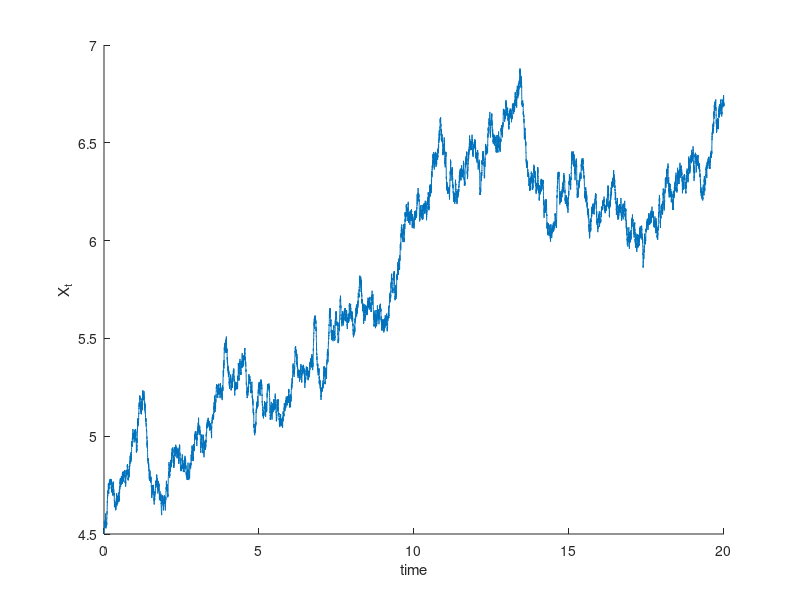

The MATLAB script that drew this image:
 %M?todo de Euler?Maruyama 
 %Generating 100 sample paths of stochastic logistic growth model 
 %dx=mudt+sigmadBW or where mu=r*x*(1-x/k), and sigma=lambda*x
 clear all 
 delta=2^(-10);              %X1=0, X2=2.6159; ,X3=6.3841
 T=20;   n=T/delta ;   X0=4.5; % initial pop  (X1<x0<X2,   XX2<x0<X3,  X3<x0)
 t0=0; %initial time
 num_trajetorys=1; 
 Y=zeros(num_trajetorys ,n) ; 
 Ye=zeros (1,n) ; 
 Yt=X0; 
 Yte=X0; 
 meantime=zeros(n,10) ; 
 extinction=0; 
 N=0.8; 
a1=1; a2=0.1; a3=2.67; a4=1/a3;   % parameter values
%D=@(x) a1*x-a2*x.^2-a3*(x./(a3*a4*x+1));  %deterministic term D(x)=x(Ax^2+Bx+C),
%X1=0, X2=2.6159; ,X3=6.3841
 hold on 
 for i=1:num_trajetorys 
     dW1=sqrt(delta)*randn(1,n) ; 
     %dW2=sqrt(delta)*randn(1,n) ; 
     Yt=X0; 
     for j=1:n
 mu=a1*Yt-a2*Yt.^2-a3*(Yt./(a3*a4*Yt+1)) ;  % deteminant logistic iwth Allee
  %effect
   lam=0.050; %noise intensity-Gaussian
   eps=0.0;  %Levy noise
  lambda=sqrt(abs(lam*Yt))/(2*sqrt(N)) ; %Gaussian
 % epsilon=sqrt(abs(eps*Yt))/(2*sqrt(N)) ; % non-Gaussian
  Yt=Yt+mu*delta+lambda*dW1(j) ;%random solution 
  Y(i , j)=Yt; 
     end
     bool=Y(i ,:) >0; 
     if (sum(bool)==n) 
         plot ([0: delta :T] ,[X0,Y(i ,:) ]) ;
     else
         meantime(: , extinction+1)=1-bool ; 
         extinction=extinction+1; 
         time=find(1-bool , 1 ) ; 
         plot ([0: delta :time*delta ] ,[X0,Y(i ,1: time) ] , '- ') ; 
     end
 end
%  for j=1:n 
%      mu=a1*Yt-a2*Yt.^2-a3*(Yt./(a3*a4*Yt+1)); % f(x)=rx(1-x/k), here Yte=x
%      Yte=Yte+mu*delta ; 
%      Ye(j)=Yte; % deterministic solution 
%  end
% plot ([0: delta :T] ,[X0,Ye],'-') ; 
 hold on 
 xlabel('time')
 ylabel('X_t')
 %legend('x_0=0.2','x_0=0.4', 'x_0=0.6','x_0=0.8','x_0=1.0','x_0=1.2','x_0=1.4','x_0=1.6','x_0=1.8','x_0=2.0','x_0=2.2','x_0=2.4','x_0=2.8','x_0=3.0')
 %legend('\epsilon=0.1','\epsilon=0.3','\epsilon=0.6','\epsilon=0.9')
 %legend('logistic model without Allee effect','logistic model with Allee effect')
 MeanTimeExtinction=find(meantime(: ,1) ,1)*delta ;
 grid off
 box off